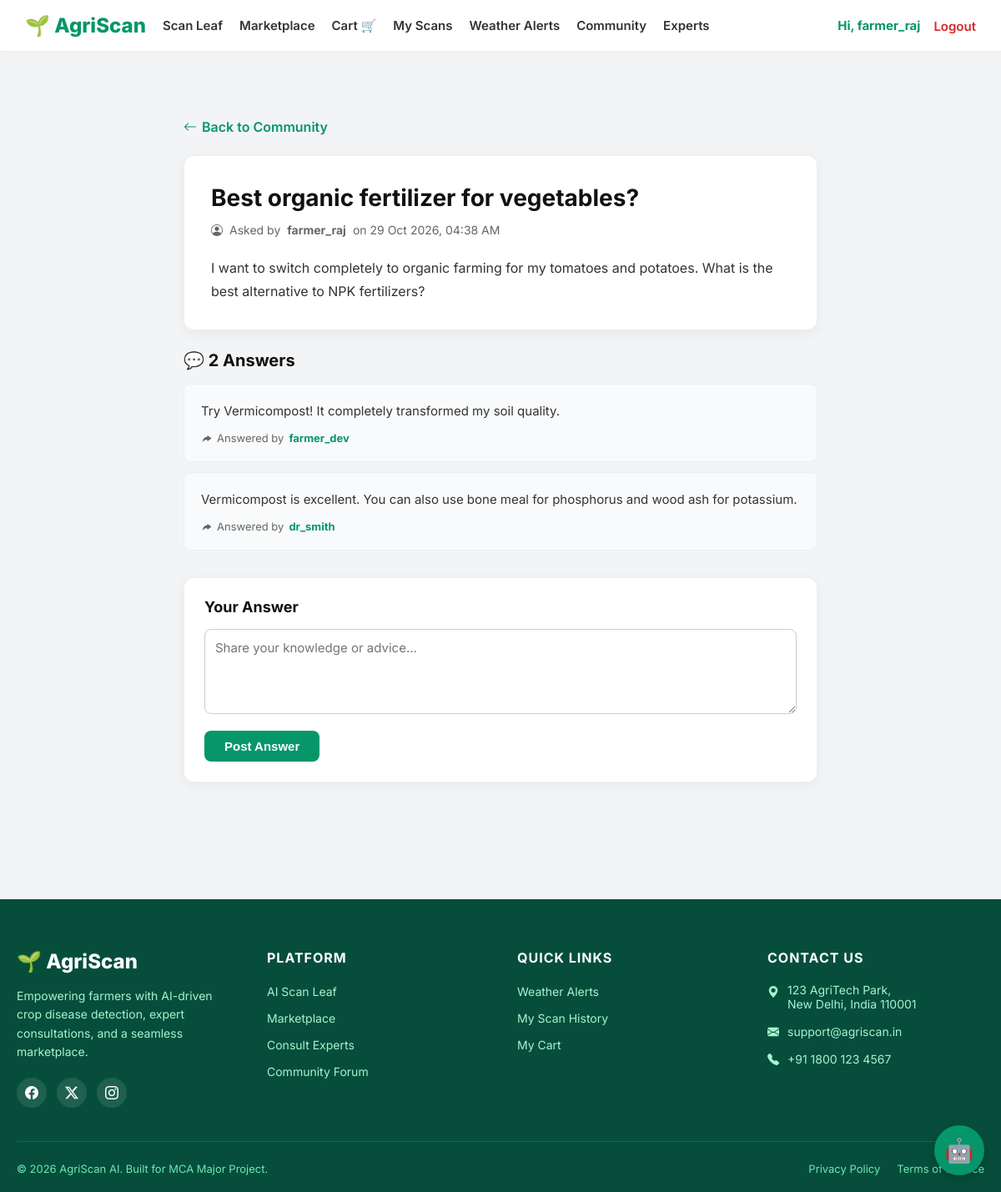
The page /community/forum/4/ (signed in) on the database its author committed.
### accounts/models.py (models this page shows)
class User(AbstractUser):
    ROLE_CHOICES = (
        ('farmer', 'Farmer'),
        ('agronomist', 'Agronomist'),
        ('seller', 'Seller'),
        ('admin', 'Admin'),
    )
    role = models.CharField(max_length=20, choices=ROLE_CHOICES, default='farmer')
    phone = models.CharField(max_length=15, blank=True)

### community/models.py (models this page shows)
class ForumPost(models.Model):
    author = models.ForeignKey(User, on_delete=models.CASCADE)
    title = models.CharField(max_length=200)
    content = models.TextField()
    created_at = models.DateTimeField(auto_now_add=True)

class ForumComment(models.Model):
    post = models.ForeignKey(ForumPost, on_delete=models.CASCADE, related_name='comments')
    author = models.ForeignKey(User, on_delete=models.CASCADE)
    content = models.TextField()
    created_at = models.DateTimeField(auto_now_add=True)

### community/views.py (the view)
# urls.py: path('forum/<int:post_id>/', views.post_detail, name='post_detail'),
@login_required
def post_detail(request, post_id):
    post = get_object_or_404(ForumPost, id=post_id)
    comments = post.comments.all().order_by('created_at')
    if request.method == 'POST':
        content = request.POST.get('content')
        ForumComment.objects.create(post=post, author=request.user, content=content)
        return redirect('post_detail', post_id=post.id)
    return render(request, 'community/post_detail.html', {'post': post, 'comments': comments})

### templates/community/post_detail.html (shortened to what this page needs)
{% extends "base.html" %}
{% block content %}
<div style="max-width: 800px; margin: 40px auto; padding: 0 20px;">
    <div style="margin-bottom: 24px;">
        <a href="{% url 'forum_list' %}" style="color: #059669; text-decoration: none; font-weight: 600; display: inline-flex; align-items: center; gap: 6px;">
            <i class="bi bi-arrow-left"></i> Back to Community
        </a>
    </div>
    <div style="background: white; padding: 32px; border-radius: 12px; box-shadow: 0 4px 15px rgba(0,0,0,0.05); border: 1px solid #eee; margin-bottom: 24px;">
        <h1 style="font-size: 28px; color: #111; margin-bottom: 12px; line-height: 1.3;">{{ post.title }}</h1>
        <p style="font-size: 14px; color: #666; margin-bottom: 24px; display: flex; align-items: center; gap: 8px;">
            <i class="bi bi-person-circle"></i> Asked by <strong>{{ post.author.username }}</strong> on {{ post.created_at|date:"d M Y, h:i A" }}
        </p>
        <div style="font-size: 16px; color: #333; line-height: 1.7; white-space: pre-wrap;">{{ post.content }}</div>
    </div>
    <h3 style="font-size: 20px; color: #111; margin-bottom: 16px;">💬 {{ comments.count }} Answer{{ comments.count|pluralize }}</h3>
    {% for comment in comments %}
    <div style="background: #F9FAFB; padding: 20px; border-radius: 8px; border: 1px solid #eee; margin-bottom: 12px;">
        <p style="font-size: 15px; color: #333; margin-bottom: 12px; line-height: 1.6;">{{ comment.content }}</p>
        <div style="font-size: 13px; color: #666; display: flex; align-items: center; gap: 6px;">
            <i class="bi bi-reply-fill" style="transform: scaleX(-1);"></i>
            Answered by <strong style="color: #059669;">{{ comment.author.username }}</strong>
        </div>
    </div>
    {% empty %}
    <div style="background: white; padding: 40px; border-radius: 12px; border: 1px dashed #ccc; text-align: center; margin-bottom: 24px;">
        <p style="color: #666; margin: 0;">No answers yet. Be the first to help!</p>
    </div>
    {% endfor %}
    <div style="background: white; padding: 24px; border-radius: 12px; box-shadow: 0 4px 15px rgba(0,0,0,0.05); border: 1px solid #eee; margin-top: 32px;">
        <h4 style="font-size: 18px; color: #111; margin-bottom: 16px;">Your Answer</h4>
        <form method="POST">
            <textarea name="content" required rows="4" placeholder="Share your knowledge or advice..."
                      style="width: 100%; padding: 12px; border: 1px solid #ccc; border-radius: 8px; font-size: 15px; font-family: inherit; resize: vertical; margin-bottom: 16px;"></textarea>
            <button type="submit" style="background: #059669; color: white; padding: 10px 24px; border: none; border-radius: 8px; font-weight: 600; font-size: 15px; cursor: pointer;">
                Post Answer
            </button>
        </form>
    </div>
</div>
{% endblock %}

### templates/base.html (shortened to what this page needs)
{% load static %}
<!DOCTYPE html>
<html lang="en">
<head>
    <link href="https://cdn.jsdelivr.net/npm/bootstrap-icons@1.11.0/font/bootstrap-icons.css" rel="stylesheet">
    <link rel="stylesheet" href="{% static 'css/style.css' %}">
</head>
<body>
<nav class="navbar" style="background: white; border-bottom: 1px solid #eee; box-shadow: 0 2px 10px rgba(0,0,0,0.02);">
    <div class="nav-container" style="display: flex; justify-content: space-between; align-items: center; width: 100%; max-width: 1400px; margin: 0 auto; padding: 16px 30px; box-sizing: border-box; gap: 20px;">
        <div style="display: flex; align-items: center; gap: 20px; flex-shrink: 1; overflow: hidden;">
            <a href="/" class="brand" style="font-size: 24px; font-weight: 800; color: #059669; text-decoration: none; white-space: nowrap; flex-shrink: 0;">
                🌱 AgriScan
            </a>
            <div class="nav-links" style="display: flex; align-items: center; gap: 20px; white-space: nowrap;">
                {% if user.is_authenticated %}
                    {% if user.is_superuser or user.role == 'admin' %}
                        <a href="{% url 'admin_dashboard' %}" style="font-size: 15px; font-weight: 600; color: #333; text-decoration: none;">Analytics</a>
                        {% if user.is_superuser %}
                            <a href="/admin/" target="_blank" style="font-size: 15px; font-weight: 600; color: #333; text-decoration: none;">Django Admin ⚙️</a>
                        {% endif %}
                    {% elif user.role == 'seller' %}
                        <a href="{% url 'seller_dashboard' %}" style="font-size: 15px; font-weight: 600; color: #333; text-decoration: none;">Seller Dashboard</a>
                        <a href="{% url 'store' %}" style="font-size: 15px; font-weight: 600; color: #333; text-decoration: none;">View Store</a>
                    {% elif user.role == 'agronomist' %}
                        <a href="{% url 'agronomist_dashboard' %}" style="font-size: 15px; font-weight: 600; color: #333; text-decoration: none;">My Consultations</a>
                    {% else %}
                        <a href="{% url 'home' %}" style="font-size: 15px; font-weight: 600; color: #333; text-decoration: none;">Scan Leaf</a>
                        <a href="{% url 'store' %}" style="font-size: 15px; font-weight: 600; color: #333; text-decoration: none;">Marketplace</a>
                        <a href="{% url 'view_cart' %}" style="font-size: 15px; font-weight: 600; color: #333; text-decoration: none; display: flex; align-items: center; gap: 4px;">Cart 🛒</a>
                        <a href="{% url 'history' %}" style="font-size: 15px; font-weight: 600; color: #333; text-decoration: none;">My Scans</a>
                        <a href="{% url 'weather_dashboard' %}" style="font-size: 15px; font-weight: 600; color: #333; text-decoration: none;">Weather Alerts</a>
                        <a href="{% url 'forum_list' %}" style="font-size: 15px; font-weight: 600; color: #333; text-decoration: none;">Community</a>
                        <a href="{% url 'expert_list' %}" style="font-size: 15px; font-weight: 600; color: #333; text-decoration: none;">Experts</a>
                    {% endif %}
                {% endif %}
            </div>
        </div>
        <div style="display: flex; align-items: center; gap: 16px; white-space: nowrap; flex-shrink: 0; margin-left: 20px;">
            {% if user.is_authenticated %}
                <span style="font-size: 15px; font-weight: 700; color: #059669;">
                    Hi, {{ user.username }}
                </span>
                <form method="post" action="{% url 'logout' %}" style="margin: 0;">
                    <button type="submit" style="background: none; border: none; cursor: pointer; font-family: inherit; font-size: 15px; font-weight: 600; color: #dc2626; padding: 0;">Logout</button>
                </form>
            {% endif %}
        </div>
    </div>
</nav>
<main class="container">
    {% block content %}{% endblock %}
</main>
<footer style="background: #064E3B; color: #D1FAE5; padding: 60px 0 20px 0; margin-top: 60px; font-family: 'Inter', sans-serif;">
    <div style="max-width: 1200px; margin: 0 auto; padding: 0 20px;">
        <div style="display: grid; grid-template-columns: repeat(auto-fit, minmax(200px, 1fr)); gap: 40px; margin-bottom: 40px;">
            <div>
                <a href="{% url 'home' %}" style="display: flex; align-items: center; gap: 8px; font-size: 24px; font-weight: 800; color: white; text-decoration: none; margin-bottom: 16px;">
                    🌱 AgriScan
                </a>
                <p style="font-size: 14px; line-height: 1.6; color: #A7F3D0; margin-bottom: 20px;">
                    Empowering farmers with AI-driven crop disease detection, expert consultations, and a seamless marketplace.
                </p>
                <div style="display: flex; gap: 12px;">
                    <a href="#" style="color: white; background: rgba(255,255,255,0.1); width: 36px; height: 36px; display: flex; align-items: center; justify-content: center; border-radius: 50%; text-decoration: none;"><i class="bi bi-facebook"></i></a>
                    <a href="#" style="color: white; background: rgba(255,255,255,0.1); width: 36px; height: 36px; display: flex; align-items: center; justify-content: center; border-radius: 50%; text-decoration: none;"><i class="bi bi-twitter-x"></i></a>
                    <a href="#" style="color: white; background: rgba(255,255,255,0.1); width: 36px; height: 36px; display: flex; align-items: center; justify-content: center; border-radius: 50%; text-decoration: none;"><i class="bi bi-instagram"></i></a>
                </div>
            </div>
            <div>
                <h4 style="color: white; font-size: 16px; font-weight: 700; margin-bottom: 20px; text-transform: uppercase; letter-spacing: 1px;">Platform</h4>
                <ul style="list-style: none; padding: 0; margin: 0; display: flex; flex-direction: column; gap: 12px;">
                    <li><a href="{% url 'home' %}" style="color: #A7F3D0; text-decoration: none; font-size: 14px;">AI Scan Leaf</a></li>
                    <li><a href="{% url 'store' %}" style="color: #A7F3D0; text-decoration: none; font-size: 14px;">Marketplace</a></li>
                    <li><a href="{% url 'expert_list' %}" style="color: #A7F3D0; text-decoration: none; font-size: 14px;">Consult Experts</a></li>
                    <li><a href="{% url 'forum_list' %}" style="color: #A7F3D0; text-decoration: none; font-size: 14px;">Community Forum</a></li>
                </ul>
            </div>
            <div>
                <h4 style="color: white; font-size: 16px; font-weight: 700; margin-bottom: 20px; text-transform: uppercase; letter-spacing: 1px;">Quick Links</h4>
                <ul style="list-style: none; padding: 0; margin: 0; display: flex; flex-direction: column; gap: 12px;">
                    <li><a href="{% url 'weather_dashboard' %}" style="color: #A7F3D0; text-decoration: none; font-size: 14px;">Weather Alerts</a></li>
                    <li><a href="{% url 'history' %}" style="color: #A7F3D0; text-decoration: none; font-size: 14px;">My Scan History</a></li>
                    <li><a href="{% url 'view_cart' %}" style="color: #A7F3D0; text-decoration: none; font-size: 14px;">My Cart</a></li>
                </ul>
            </div>
            <div>
                <h4 style="color: white; font-size: 16px; font-weight: 700; margin-bottom: 20px; text-transform: uppercase; letter-spacing: 1px;">Contact Us</h4>
                <ul style="list-style: none; padding: 0; margin: 0; display: flex; flex-direction: column; gap: 16px; font-size: 14px; color: #A7F3D0;">
                    <li style="display: flex; gap: 10px; align-items: flex-start;">
                        <i class="bi bi-geo-alt-fill" style="margin-top: 2px;"></i>
                        <span>123 AgriTech Park,<br>New Delhi, India 110001</span>
                    </li>
                    <li style="display: flex; gap: 10px; align-items: center;">
                        <i class="bi bi-envelope-fill"></i>
                        <span>support@agriscan.in</span>
                    </li>
                    <li style="display: flex; gap: 10px; align-items: center;">
                        <i class="bi bi-telephone-fill"></i>
                        <span>+91 1800 123 4567</span>
                    </li>
                </ul>
            </div>
        </div>
        <div style="border-top: 1px solid rgba(255,255,255,0.1); padding-top: 24px; display: flex; justify-content: space-between; align-items: center; flex-wrap: wrap; gap: 16px; font-size: 13px; color: #6EE7B7;">
            <p style="margin: 0;">&copy; 2026 AgriScan AI. Built for MCA Major Project.</p>
            <div style="display: flex; gap: 20px;">
                <a href="#" style="color: #6EE7B7; text-decoration: none;">Privacy Policy</a>
                <a href="#" style="color: #6EE7B7; text-decoration: none;">Terms of Service</a>
            </div>
        </div>
    </div>
</footer>
{% if '/login/' not in request.path and '/register/' not in request.path %}
<div id="chatbot-btn" style="position: fixed; bottom: 20px; right: 20px; background: #059669; color: white; width: 60px; height: 60px; border-radius: 50%; display: flex; align-items: center; justify-content: center; font-size: 28px; cursor: pointer; box-shadow: 0 4px 12px rgba(0,0,0,0.2); z-index: 1000;">
    🤖
</div>
{% endif %}
</body>
</html>

### static/css/style.css (style rules this page uses)
:root { --primary: #059669; --primary-dark: #047857; --bg: #F3F4F6; --card-bg: #FFFFFF; --text-main: #111827; --text-muted: #6B7280; --border: #E5E7EB; --shadow: 0 10px 25px rgba(0,0,0,0.05); }
* { box-sizing: border-box; margin: 0; padding: 0; }
body { font-family: 'Inter', sans-serif; background: var(--bg); color: var(--text-main); display: flex; flex-direction: column; min-height: 100vh; }
.container { max-width: 1100px; margin: 0 auto; padding: 40px 20px; flex: 1; }
.navbar { background: var(--card-bg); box-shadow: 0 2px 10px rgba(0,0,0,0.05); position: sticky; top: 0; z-index: 100; }
.nav-container { max-width: 1100px; margin: 0 auto; padding: 16px 20px; display: flex; justify-content: space-between; align-items: center; }
.brand { font-size: 22px; font-weight: 800; color: var(--primary); text-decoration: none; }
.nav-links { display: flex; gap: 24px; align-items: center; }
.nav-links a { text-decoration: none; color: var(--text-main); font-weight: 500; font-size: 15px; }

### templates/base.html (style rules this page uses)
body { display: flex; flex-direction: column; min-height: 100vh; margin: 0; }
main { flex: 1 0 auto; }

### rows shown on the page
User: username "farmer_raj"
ForumPost: title "Best organic fertilizer for vegetables?", author.username "farmer_raj", created_at "29 Oct 2026, 04:38 AM", content "I want to switch completely to organic farming for my tomatoes and potatoes. What is the best alternative to NPK fertilizers?"
ForumComment: content "Try Vermicompost! It completely transformed my soil quality.", author.username "farmer_dev"
ForumComment: content "Vermicompost is excellent. You can also use bone meal for phosphorus and wood ash for potassium.", author.username "dr_smith"

### other values the page prints
{{ comments.count }} "2"
